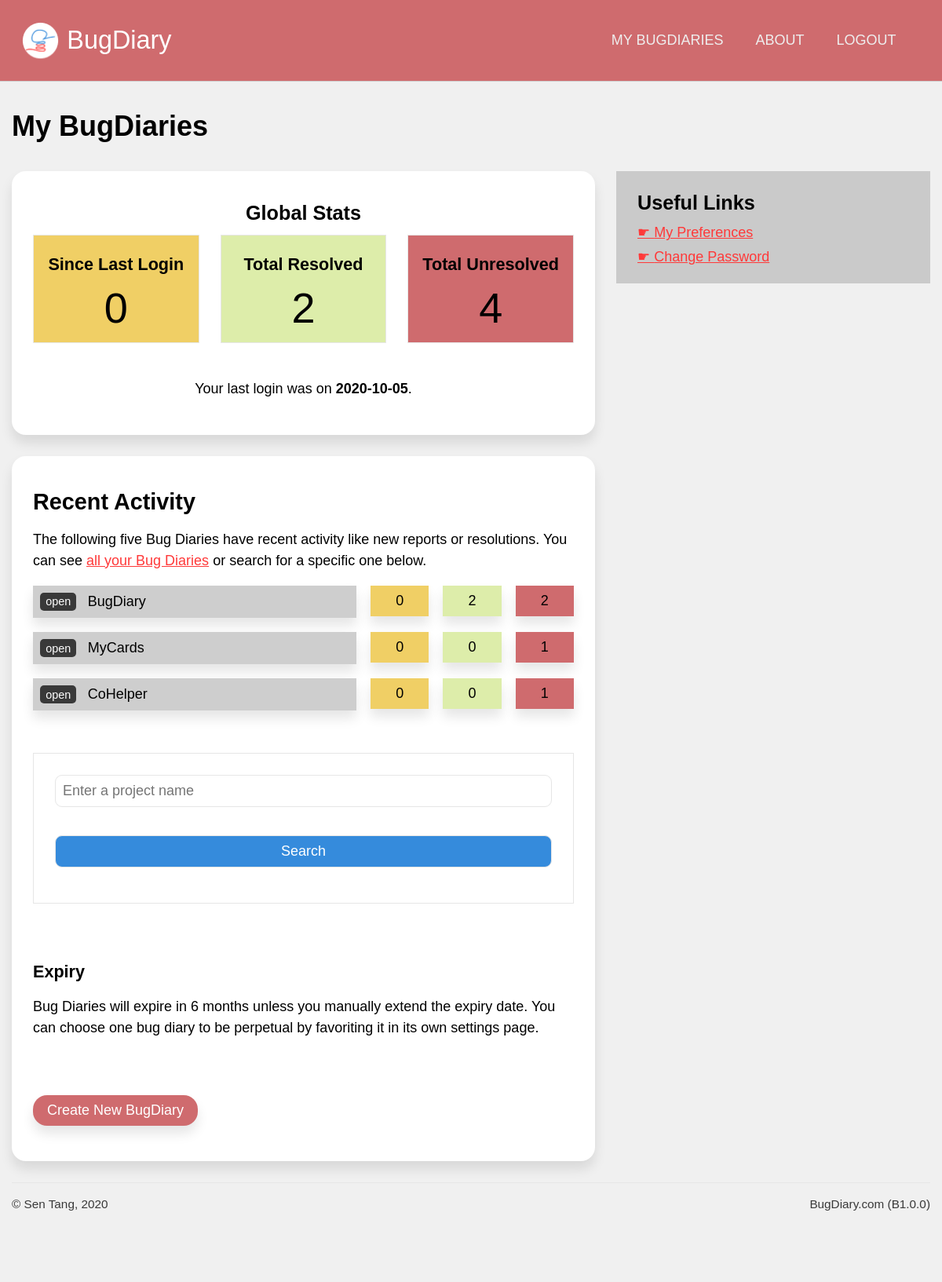
The page /users/dashboard (signed in) on the database as committed earlier.
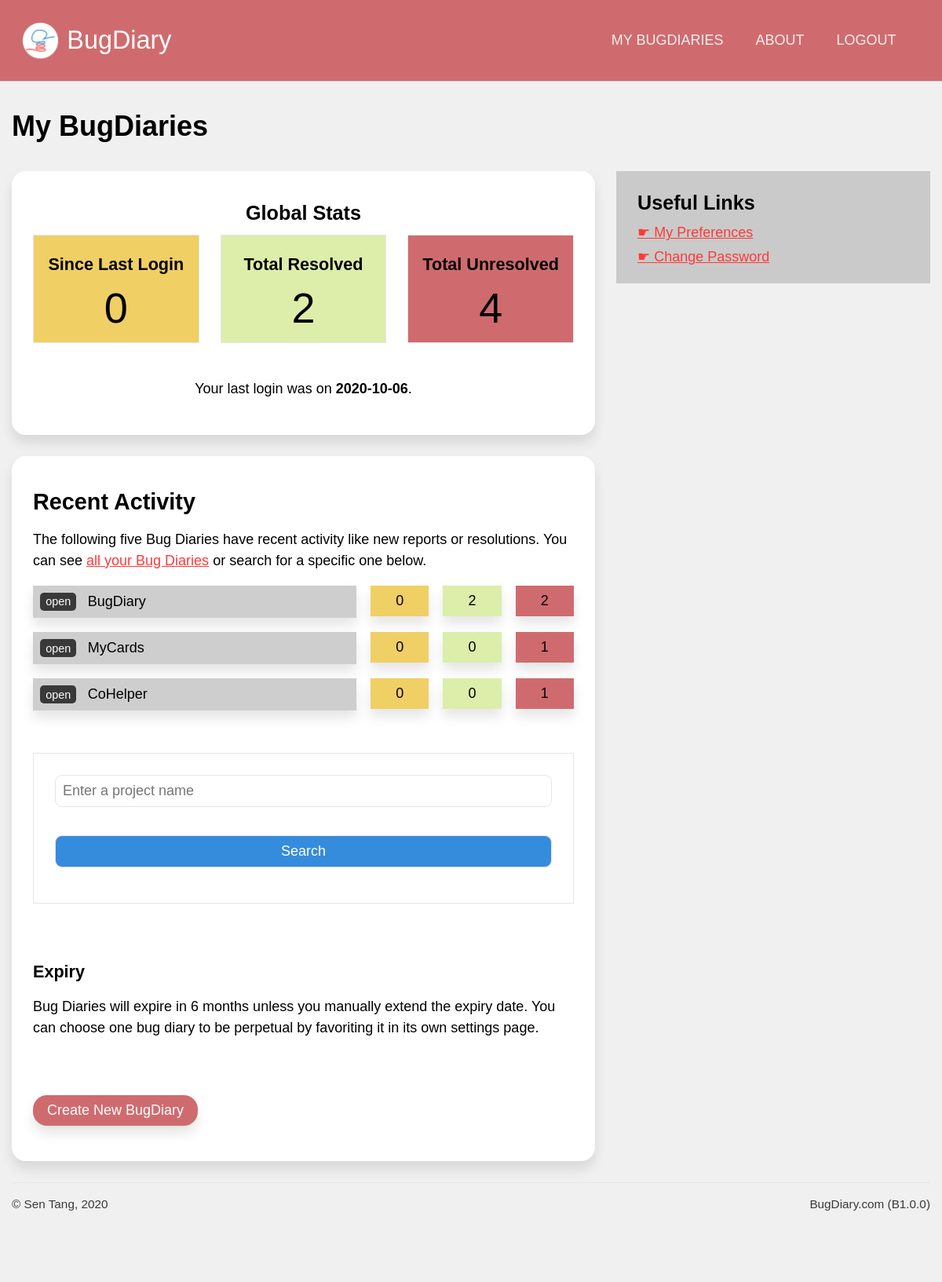
The same page on the database as committed later.
### application/models.py (models this page shows, shortened)
class Users(db.Model, UserMixin):
    id = db.Column(db.Integer, primary_key = True, nullable = False)
    display_name = db.Column(db.String(200), nullable = False)
    email = db.Column(db.String(200), index = True, unique = True, nullable = False)
    password = db.Column(db.String(200), nullable = False)
    bio = db.Column(db.Text, nullable = False)
    last_login = db.Column(db.DateTime, nullable = False)
    account_type = db.Column(db.Integer, db.ForeignKey('account_types.id'), default = 1)
    owned_projects = db.relationship('Projects', backref="project_owner")
    comments = db.relationship('Bug_comments', backref="comment_author")
    blog_posts = db.relationship('Blog_posts', backref="post_author")
    collab_projects = db.relationship('Projects', secondary = users_to_projects, backref = db.backref("collaborators", lazy = 'dynamic'), lazy='dynamic')

class Projects(db.Model):
    id  = db.Column(db.Integer, primary_key = True, nullable = False)
    url = db.Column(db.String(22), index = True, unique = True, nullable = False)
    name = db.Column(db.String(100), nullable = False)
    description = db.Column(db.Text, nullable = False)
    creation_date = db.Column(db.DateTime, index = True, nullable = False)
    expiry_date = db.Column(db.DateTime, index = True, nullable = False)
    status = db.Column(db.String(10), nullable = False)
    access_code = db.Column(db.String(50), nullable = True)
    last_activity = db.Column(db.DateTime(), default = dt.datetime.now())
    memo = db.Column(db.String(500), default = "Post a memo here!")
    owner = db.Column(db.Integer, db.ForeignKey('users.id')) #linked
    bugs = db.relationship('Bugs', backref = 'containing_project', cascade = "all,delete")
    locations = db.relationship('Project_bug_locations', backref = 'locations_in', cascade = "all,delete")
    types = db.relationship('Project_bug_types', backref = 'types_in', cascade = "all,delete")
    settings = db.relationship('Project_settings', backref = 'settings_for', cascade = "all,delete", uselist = False)
    blog_posts = db.relationship('Blog_posts', backref= 'post_target', cascade = "all,delete")

### application/users/views.py (the view)
@users.route('/dashboard')
@login_required
def dashboard():
    since_last_login = Bugs.query.filter(Bugs.containing_project.has(Projects.id.in_([ proj.id for proj in current_user.owned_projects]))).filter_by(status = "PENDING").filter(Bugs.report_date > current_user.last_login).count()
    resolved = Bugs.query.filter(Bugs.containing_project.has(Projects.id.in_([ proj.id for proj in current_user.owned_projects]))).filter_by(status = "RESOLVED").count()
    unresolved = Bugs.query.filter(Bugs.containing_project.has(Projects.id.in_([ proj.id for proj in current_user.owned_projects]))).filter_by(status = "PENDING").count()
    project_list = current_user.collab_projects
    project_summaries = []
    for project in project_list:
        project_summaries.append({'name': project.name, 'description': project.description, 'url': project.url, 'last_activity': project.last_activity,
        'since_last_login': Bugs.query.filter_by(project = project.id).filter_by(status = "PENDING").filter(Bugs.report_date > current_user.last_login).count(),
        'resolved': Bugs.query.filter_by(project = project.id).filter_by(status = "RESOLVED").count(),
        'unresolved': Bugs.query.filter_by(project = project.id).filter_by(status = "PENDING").count()})
    def get_dates(p):
        return p['last_activity']
    project_summaries.sort(key=get_dates, reverse=True)
    return render_template('user_dash.html', user = current_user, since_last_login = since_last_login, resolved = resolved, unresolved = unresolved, project_summaries = project_summaries[:5])

### application/models.py (called while the page is built)
@login_manager.user_loader
def load_user(user_id):
    return Users.query.get(user_id)

### application/users/templates/users/user_dash.html (shortened to what this page needs)
{% extends 'confined.html' %}
{% import 'macros.html' as macros %}
{% block main %}
<h1>My BugDiaries</h1>
<div class="main-aside">
    <main>
        <div class="bg-white rounded shadowed block text-centered">
            <h3>Global Stats</h3>
            <div class="block-comparison-3">
                <div class="comp1 text-centered lined bg-yellow">
                    <h4>Since Last Login</h4>
                    <span class="bignum">{{ since_last_login }}</span>
                </div>
                <div class="comp2 text-centered lined bg-green">
                    <h4>Total Resolved</h4>
                    <span class="bignum">{{ resolved }}</span>
                </div>
                <div class="comp3 text-centered lined bg-red">
                    <h4>Total Unresolved</h4>
                    <span class="bignum">{{ unresolved }}</span>
                </div>
            </div>
            <p>
                Your last login was on <b>{{ current_user.last_login.strftime('%Y-%m-%d') }}</b>.
            </p>
        </div>
        <div class="bg-white rounded shadowed block">
            <h2>Recent Activity</h2>
            <p>
                The following five Bug Diaries have recent activity like new reports or resolutions. You can see <a href="{{ url_for('users.all_projects') }}">all your Bug Diaries</a> or search for a specific one below.
            </p>
            {% for project in project_summaries %}
            {{ macros.summary_with_stats(project) }}
            {% endfor %}
            <div class="spacer-small"></div>
            {{ macros.search(current_user.collab_projects) }}
            <div class="spacer-small"></div>
            <h4>Expiry</h4>
            <p>
                Bug Diaries will expire in 6 months unless you manually extend the expiry date. You can choose one bug diary to be perpetual by favoriting it in its own settings page.
            </p>
            <div class="spacer-small"></div>
            <a href="{{ url_for('projects.create') }}" class="button-primary rounded shadowed">
                Create New BugDiary
            </a>
        </div>
    </main>
    <aside>
        <div class="sidebar-block bg-gray">
            <h3>Useful Links</h3>
            <a href="{{ url_for('users.preferences') }}" class="navigation">My Preferences</a>
            <a href="{{ url_for('users.settings') }}" class="navigation">Change Password</a>
        </div>
    </aside>
</div>
{% endblock %}

### application/templates/confined.html (shortened to what this page needs)
{% extends "base.html" %}
{% block templateMain %}
<main class="confined">
  {% block main %}
  {% endblock %}
</main>
{% endblock %}

### application/templates/macros.html (shortened to what this page needs)
{% macro search(suggestions) %}
<form action="{{ url_for('users.search') }}" method="get" class="lined bg-white block" autocomplete="off">
    <input name="search_term" type="text" list="project_names" placeholder="Enter a project name">
    <input type="submit" value="Search" class="button-secondary">
</form>
{% endmacro %}
{% macro summary_with_stats(project) %}
<div class="project-summary">
    <div class="name shadowed">
        <a href="{{ url_for('projects.dashboard', project_url = project['url']) }}">open</a><span onclick="toggleElement('sum-{{project.id}}')">{{ project['name'] }}</span>
    </div>
    <div class="stats text-centered shadowed bg-yellow">
        {{ project['since_last_login'] }}
    </div>
    <div class="stats text-centered shadowed bg-green">
        {{ project['resolved'] }}
    </div>
    <div class="stats text-centered shadowed bg-red">
        {{ project['unresolved'] }}
    </div>
</div>
{% endmacro %}

### application/templates/base.html (shortened to what this page needs)
<!DOCTYPE html>
{% set version = "B1.0.0" %}
<html lang="en" dir="ltr">
  <head>
    <link rel="stylesheet" href="{{ url_for('static', filename='css/unilay5.css') }}?v={{version}}">
    <link rel="stylesheet" href="{{ url_for('static', filename='css/custom.css') }}?v={{version}}">
  </head>
  <body>
    <header>
        <div id="logo"><a href="{{ url_for('core.index') }}">
            {% block custom_logo %}BugDiary{% endblock %}
        </a></div>
        <nav id="navigation">
          {% block custom_nav %}
          <a href="{{ url_for('users.dashboard') }}">MY BUGDIARIES</a>
          <a href="{{ url_for('core.about') }}">ABOUT</a>
          {% if current_user.is_authenticated %}
          <a href="{{ url_for('users.logout') }}">LOGOUT</a>
          {% endif %}
          {% endblock %}
        </nav>
    </header>
      {% block templateMain %}{% endblock %}
    <footer>
      <div id="copyright">
        &copy; Sen Tang, 2020
      </div>
      <div id="version">
        BugDiary.com ({{ version }})
      </div>
    </footer>
  </body>
</html>

### application/static/css/unilay5.css (style rules this page uses)
body { font-size: 18px; font-family: sans-serif; color: #000; margin: 0; padding: 0; background-color: #f0f0f0; }
header { background-color: #cf6b6e; border-bottom: 1px solid #d0d0d0; padding: 1.5em; display: grid; text-align: center; grid-template-areas: "logo nav"; }
header #logo { padding-left: 1.8em; line-height: 1.5em; grid-area: logo; background-image: url("../images/logo-small.png"); background-repeat: no-repeat; background-size: contain; text-align: left; font-size: 1.8em; }
header #logo a:link, header #logo a:visited { color: #fff; text-decoration: none; }
header nav, header #navigation { grid-area: nav; padding: 0.75em; text-align: right; z-index: 10; }
header nav a, header #navigation a { text-transform: uppercase; display: inline-block; color: #eeeeee; text-decoration: none; padding: 0 1em; font-family: "Trebuchet MS", Helvetica, sans-serif; }
.confined { max-width: 65em; margin-left: auto; margin-right: auto; }
footer { border-top: 1px solid #e6e6e6; padding-top: 1em; padding-bottom: 5em; max-width: 65em; color: #393939; margin: auto; display: grid; grid-template-areas: "copyright version"; grid-gap: 0; }
footer #copyright { grid-area: copyright; text-align: left; font-size: 0.85em; }
footer #version { grid-area: version; text-align: right; font-size: 0.85em; }
p { line-height: 150%; }
main a.button-secondary, main a.button-primary { padding: 0.5em 1em; text-decoration: none; margin: 1em auto; display: inline-block; text-align: center; }
main a.button-primary { background-color: #cf6b6e; color: #fff; }
a:link, a:visited { color: #ff3939; }
a.navigation { display: block; margin: 0.5em 0; }
a.navigation:before { content: "☛ "; }
h2, h3, h4, h5 { margin: 0.5em 0; }
h1 { color: inherit; font-size: 2em; margin: 1em 0; }
h2 { color: inherit; font-size: 1.6em; }
h3 { color: inherit; font-size: 1.4em; }
h4 { color: inherit; font-size: 1.2em; }
.block { padding: 1.5em; margin-bottom: 1.5em; }
.sidebar-block { padding: 0.75em 1.5em; margin-bottom: 1.5em; }
.block-comparison-3 { display: grid; grid-template-areas: "comp1 comp2 comp3"; grid-template-columns: 1fr 1fr 1fr; grid-gap: 1.5em; }
.block-comparison-3 .comp1 { grid-area: comp1; }
.block-comparison-3 .comp2 { grid-area: comp2; }
.block-comparison-3 .comp3 { grid-area: comp3; }
.block-comparison-3 .comp1, .block-comparison-3 .comp2, .block-comparison-3 .comp3 { padding: 0.75em; margin-bottom: 1.5em; }
.aside-main, .main-aside { display: grid; grid-gap: 1.5em; }
.aside-main main, .main-aside main { grid-area: main; }
.aside-main aside, .main-aside aside { grid-area: aside; }
.main-aside { grid-template-areas: "main aside"; grid-template-columns: auto 400px; }
.spacer-small { padding-bottom: 2em; }
.lined { border: 1px solid #e6e6e6; }
.rounded { border-radius: 1em 1em 1em 1em; -moz-border-radius: 1em 1em 1em 1em; -webkit-border-radius: 1em 1em 1em 1em; }
.shadowed { -webkit-box-shadow: 0px 10px 15px 0px rgba(0, 0, 0, 0.1); -moz-box-shadow: 0px 10px 15px 0px rgba(0, 0, 0, 0.1); box-shadow: 0px 10px 15px 0px rgba(0, 0, 0, 0.1); }
.text-centered { text-align: center; }
.bg-white { background-color: #fff; }
.bg-green { background-color: #DDEDAA; }
.bg-red { background-color: #CF6B6E; }
.bg-yellow { background-color: #F0CF65; }
.bg-gray { background-color: #cacaca; }
form { font-size: 1em; }
input[type=text], input[type=number], input[type=submit], input[type=password], select, textarea, .button-styled { font-size: 1em; padding: 0.5em; -webkit-appearance: none; -moz-appearance: none; appearance: none; width: 100%; border: 1px solid; font-family: inherit; margin-bottom: 1em; border-color: #e6e6e6; -webkit-box-sizing: border-box; -moz-box-sizing: border-box; box-sizing: border-box; border-radius: 0.5em 0.5em 0.5em 0.5em; -moz-border-radius: 0.5em 0.5em 0.5em 0.5em; -webkit-border-radius: 0.5em 0.5em 0.5em 0.5em; }
input[type=submit] { margin-top: 1em; }
.button-primary { background-color: #cf6b6e; color: #fff; }
.button-secondary { background-color: #358bdc; color: #fff; }

Rows that differ between the two databases and show on the page:
changed Users: last_login "2020-10-05" → "2020-10-06"
